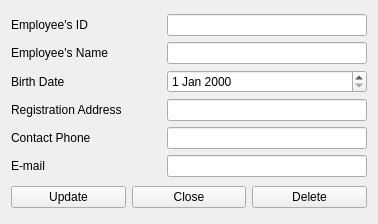
<?xml version="1.0" encoding="UTF-8"?>
<ui version="4.0">
 <class>Form</class>
 <widget class="QWidget" name="Form">
  <property name="geometry">
   <rect>
    <x>0</x>
    <y>0</y>
    <width>378</width>
    <height>224</height>
   </rect>
  </property>
  <property name="windowTitle">
   <string>Form</string>
  </property>
  <layout class="QGridLayout" name="gridLayout">
   <item row="0" column="0">
    <layout class="QVBoxLayout" name="verticalLayout">
     <item>
      <layout class="QHBoxLayout" name="horizontalLayout">
       <item>
        <widget class="QLabel" name="label_emp_id">
         <property name="minimumSize">
          <size>
           <width>150</width>
           <height>0</height>
          </size>
         </property>
         <property name="text">
          <string>Employee's ID</string>
         </property>
        </widget>
       </item>
       <item>
        <widget class="QLineEdit" name="lineEdit_empid">
         <property name="enabled">
          <bool>true</bool>
         </property>
         <property name="minimumSize">
          <size>
           <width>200</width>
           <height>0</height>
          </size>
         </property>
         <property name="readOnly">
          <bool>true</bool>
         </property>
        </widget>
       </item>
      </layout>
     </item>
     <item>
      <layout class="QHBoxLayout" name="horizontalLayout_2">
       <item>
        <widget class="QLabel" name="label_emp_name">
         <property name="minimumSize">
          <size>
           <width>150</width>
           <height>0</height>
          </size>
         </property>
         <property name="text">
          <string>Employee's Name</string>
         </property>
        </widget>
       </item>
       <item>
        <widget class="QLineEdit" name="lineEdit_empname">
         <property name="minimumSize">
          <size>
           <width>200</width>
           <height>0</height>
          </size>
         </property>
        </widget>
       </item>
      </layout>
     </item>
     <item>
      <layout class="QHBoxLayout" name="horizontalLayout_3">
       <item>
        <widget class="QLabel" name="label_birth_date">
         <property name="minimumSize">
          <size>
           <width>150</width>
           <height>0</height>
          </size>
         </property>
         <property name="text">
          <string>Birth Date</string>
         </property>
        </widget>
       </item>
       <item>
        <widget class="QDateEdit" name="dateEdit_emp_birthdate">
         <property name="minimumSize">
          <size>
           <width>200</width>
           <height>0</height>
          </size>
         </property>
        </widget>
       </item>
      </layout>
     </item>
     <item>
      <layout class="QHBoxLayout" name="horizontalLayout_4">
       <item>
        <widget class="QLabel" name="label_regaddress">
         <property name="minimumSize">
          <size>
           <width>150</width>
           <height>0</height>
          </size>
         </property>
         <property name="text">
          <string>Registration Address</string>
         </property>
        </widget>
       </item>
       <item>
        <widget class="QLineEdit" name="lineEdit_regaddress">
         <property name="minimumSize">
          <size>
           <width>200</width>
           <height>0</height>
          </size>
         </property>
        </widget>
       </item>
      </layout>
     </item>
     <item>
      <layout class="QHBoxLayout" name="horizontalLayout_5">
       <item>
        <widget class="QLabel" name="label_emp_phone">
         <property name="minimumSize">
          <size>
           <width>150</width>
           <height>0</height>
          </size>
         </property>
         <property name="text">
          <string>Contact Phone</string>
         </property>
        </widget>
       </item>
       <item>
        <widget class="QLineEdit" name="lineEdit_emp_phone">
         <property name="minimumSize">
          <size>
           <width>200</width>
           <height>0</height>
          </size>
         </property>
        </widget>
       </item>
      </layout>
     </item>
     <item>
      <layout class="QHBoxLayout" name="horizontalLayout_6">
       <item>
        <widget class="QLabel" name="label_emp_mail">
         <property name="minimumSize">
          <size>
           <width>150</width>
           <height>0</height>
          </size>
         </property>
         <property name="text">
          <string>E-mail</string>
         </property>
        </widget>
       </item>
       <item>
        <widget class="QLineEdit" name="lineEdit_emp_mail">
         <property name="minimumSize">
          <size>
           <width>200</width>
           <height>0</height>
          </size>
         </property>
        </widget>
       </item>
      </layout>
     </item>
    </layout>
   </item>
   <item row="1" column="0">
    <layout class="QHBoxLayout" name="horizontalLayout_7">
     <item>
      <widget class="QPushButton" name="pushButton_update">
       <property name="text">
        <string>Update</string>
       </property>
      </widget>
     </item>
     <item>
      <widget class="QPushButton" name="pushButton_Close">
       <property name="text">
        <string>Close</string>
       </property>
      </widget>
     </item>
     <item>
      <widget class="QPushButton" name="pushButton_Delete">
       <property name="text">
        <string>Delete</string>
       </property>
      </widget>
     </item>
    </layout>
   </item>
  </layout>
 </widget>
 <resources/>
 <connections/>
</ui>
